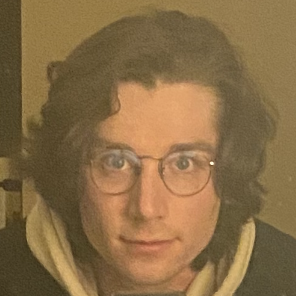
#> input picture client/src/imgs/profile.PNG, 296 x 296 px, found by its file name
$ python -i resizer.py   (imports and definitions only)
#> lines starting #> are read from the running program, lines starting #| are printed output that depends on the picture
import os
from PIL import Image

# WARNING I HAVEN'T TESTED THIS ON MANY DIFFERENT IMAGES SO USE AT YOUR OWN
# RISK! PLEASE LET ME KNOW IF SOMETHING NEEDS TO BE FIXED.

# Default dimensions in inches
defaults = [(14, 11), (12, 12), (18, 12), (20, 8),
            (20, 16), (30, 20), (36, 24)]


def create_img_dims(source: str, dimensions=defaults, dpi=300, desination=""):
    """
    Creates copies of differing dimensions for given source image and stores them in a specifed
    destination.
    Arguments:
        source = file or absolute file path
        destination = a path specifying where to save the copies
            DEFAULT: source location
        dimensions = list of tuples holding W x L dimensions in inches
            DEFAULT: predefined sizes
        dpi = number of pixels per inch
            DEFAULT: 300
    """
#> called with source = '../client/src/imgs/profile.PNG', dpi = 300, desination = ''

    # This finds the file path and verifies that the save destination directory exists.
    # If it doesn't exist then it saves to the same directory as the source.
    file_path = source.rsplit('/', 1)
    if desination:
        try:
            os.chdir(desination)
        except PathError:
            print("ERROR: Couldn't find/create destination path.")
            return False
    elif len(file_path) > 1:
        os.chdir(file_path[0])
        file_name = file_path[1]
    else:
        file_name = source

    file_name = file_name.split('.')

    # Opens the image to process
    im = Image.open(source)
#> im is the input picture: PIL image 296x296 RGBA; mean R, G, B, A 136.5, 108.5, 70.2, 255

    # The smallest dimension of the the given image will typically be the bottleneck
    # if the new dimensions proportions are smaller than the original. This puts the
    # typical bottleneck dimension as the first var in originals for the sake of less
    # if statements. However, if the new dimensions proportions are a bigger in the
    # non typical dimension the code will switch to grow according to that dimension
    # and crop the opposite.
    original = (im.width, im.height) if im.height < im.width else (
        im.height, im.width)
#> original = (296, 296)

    # Creates copies of the given image in the dimensions specified in sizes
    for x, y in dimensions:

        # Desired pixels an inch for the given dimension in inches
        desired = (dpi * x, dpi * y)

        # Calcualtes the aspect ratio
        a = original[0] / original[1]
        new_v = round(a * desired[1])

        # Here is where it's decided which dimension will be cropped according to
        # what the proportion of the desired dimensions are.

        # If the new size of non typical dimension falls short of the desired pixels,
        # it will switch which dimension is the focus for the resize. A flag will be
        # set to swap which dimension is getting cropped.
        if new_v < desired[0]:
            a = original[1] / original[0]
            new_v = round(a * desired[0])
            # Decides which tuple is neccessary depending on W x L or L x W
            proportions = (desired[0], new_v) if im.height < im.width else (
                new_v, desired[0])
            b = round((new_v - desired[1]) / 2)
            flag = True
        else:
            # Decides which tuple is neccessary depending on W x L or L x W
            proportions = (new_v, desired[1]) if im.height < im.width else (
                desired[1], new_v)
            b = round((new_v - desired[0]) / 2)
            flag = False

        try:
            resized = im.resize(proportions, resample=Image.NEAREST)
        except ResizeError:
            print("ERROR: Something went wrong while trying to resize.")
            return False

        # Crops the image on both sides of necessary dimension
        try:
            if im.height < im.width:
                # Cropping for images that are initially wider than they are tall
                if flag:  # If flag is set crop height instead of width
                    cropped = resized.crop((0, b, desired[0], new_v - b, ))
                else:
                    cropped = resized.crop((b, 0, new_v - b, desired[1]))
                cropped.save(f'{file_name[0]}_{x}x{y}.{file_name[1]}')
            else:
                # Cropping for images that are initially taller than they are wide
                if flag:  # If flag is set crop width instead of height
                    cropped = resized.crop((b, 0, new_v - b, desired[0]))
                else:
                    cropped = resized.crop((0, b, desired[1], new_v - b))
                cropped.save(f'{file_name[0]}_{y}x{x}.{file_name[1]}')
        except CropError:
            print("ERROR: Something went wrong while try to crop.")
            return False
#> this loop made 7 passes
#> pass 1, in create_img_dims, `cropped = resized.crop((b, 0, new_v - b, desired[0]))`:
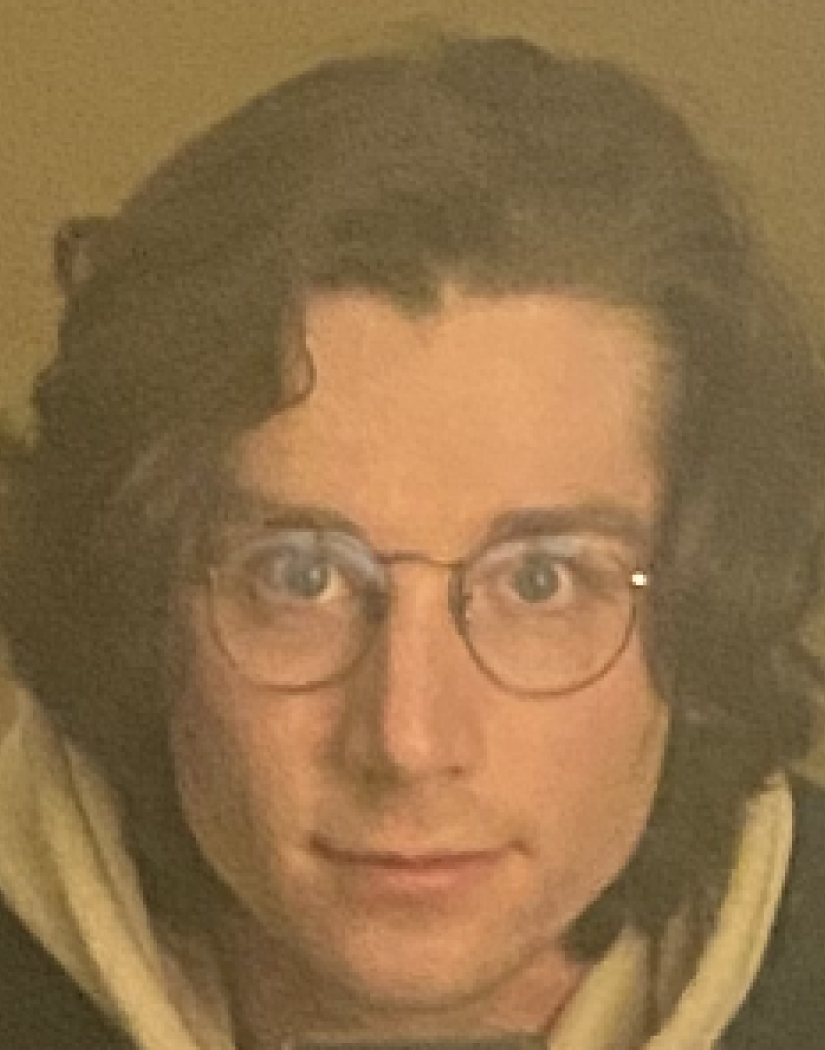
#> cropped: PIL image 3300x4200 RGBA (shown at 1/4 size); mean R, G, B, A 142.7, 111.9, 73, 255
#> after the loop:
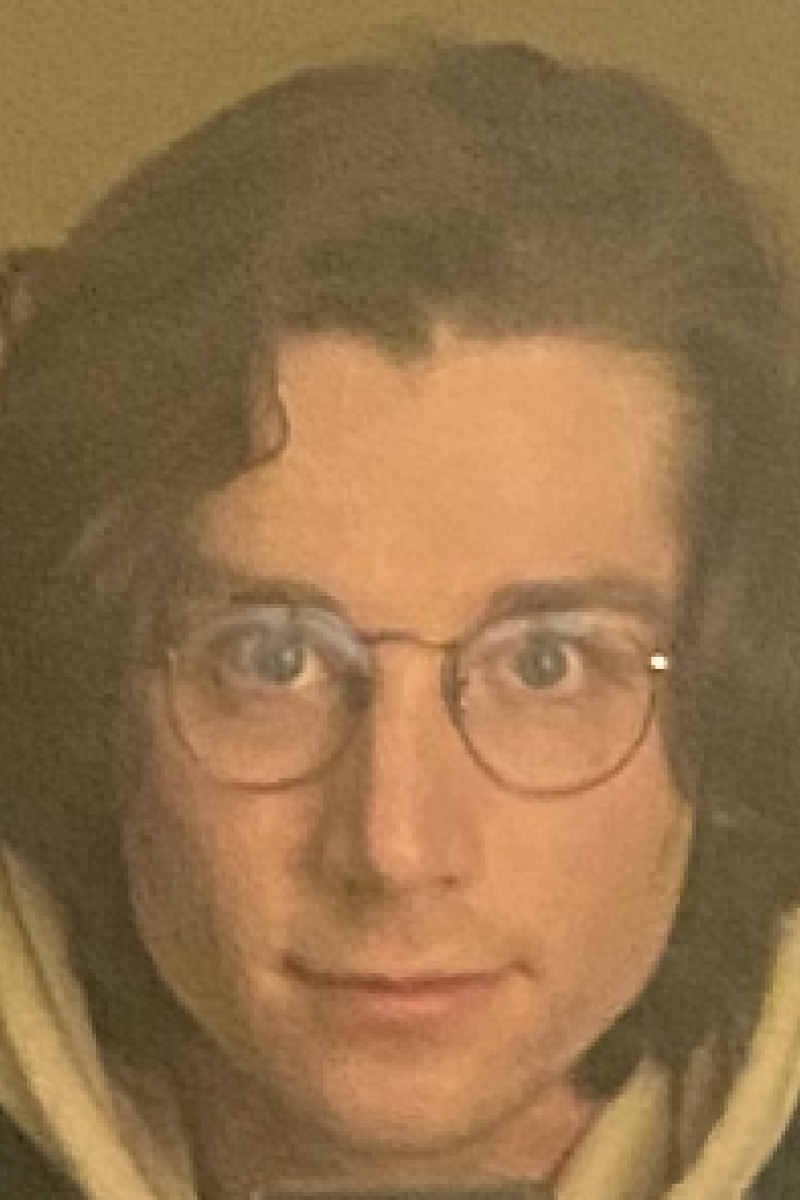
#> cropped: PIL image 7200x10800 RGBA (shown at 1/9 size); mean R, G, B, A 146.3, 113.4, 74.5, 255
    return True

>>> result = create_img_dims('../client/src/imgs/profile.PNG')
